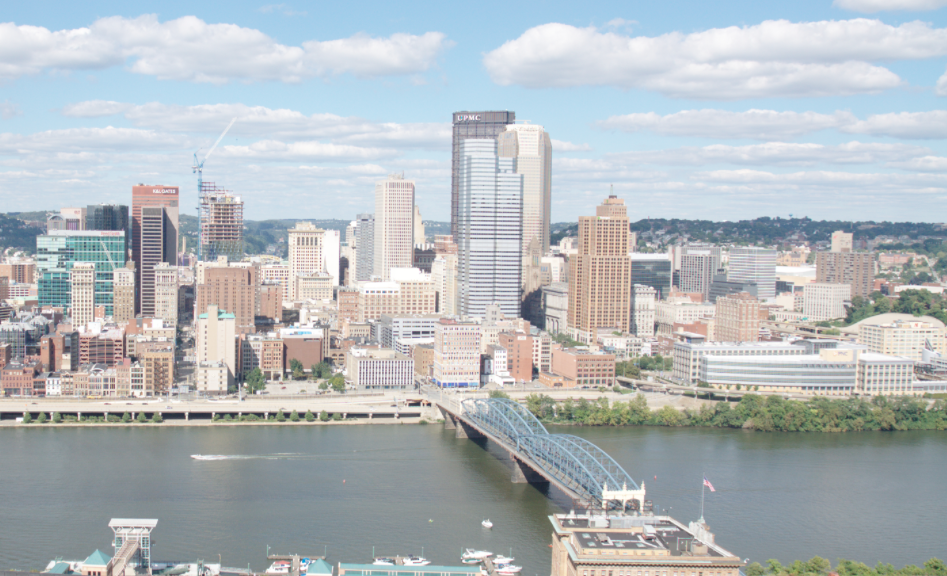
#> input picture ee046746_hw3_homographies/code/data/incline_L.png, 947 x 576 px
$ python my_homography.py
#> lines starting #> are read from the running program, lines starting #| are printed output that depends on the picture
import numpy as np
import matplotlib.pyplot as plt
import cv2
import scipy
from matplotlib import pyplot as plt


#Add imports if needed:
from scipy.io import savemat, loadmat
import pickle
#end imports


#Add extra functions here:
# [8 lines left out: function translate_points, not called in this run]


def stitch_our_points(im1, im2, p1, p2, return_im1_trans=False, ransach=False):
    if ransach:
        H2to1 = ransacH(7, p1, p2)
    else:
        H2to1 = computeH(p1, p2)

    interp_method = cv2.INTER_CUBIC
    im1_warp, warped_image_translation = warpH(im1, H2to1, interp_method)

    stitched = imageStitching(im2, im1_warp, warped_image_translation, return_im1_trans)
    return stitched


def stitch_sift(im1, im2, threshold=0.4, k_matches=None, mask1=None, mask2=None, return_im1_trans=False, ransach=False):
    p1, p2 = getPoints_SIFT(im1, im2, threshold, k_matches, mask1, mask2)

    if ransach:
        H2to1 = ransacH(4, p1, p2)
    else:
        H2to1 = computeH(p1, p2)
    interp_method = cv2.INTER_CUBIC
    im1_warp, warped_image_translation = warpH(im1, H2to1, interp_method)

    stitched = imageStitching(im2, im1_warp, warped_image_translation, return_im1_trans)
    return stitched


def stitch_incline_our_points():
    im1 = cv2.cvtColor(cv2.imread('data/incline_L.png'), cv2.COLOR_BGR2RGB)
    im2 = cv2.cvtColor(cv2.imread('data/incline_R.png'), cv2.COLOR_BGR2RGB)
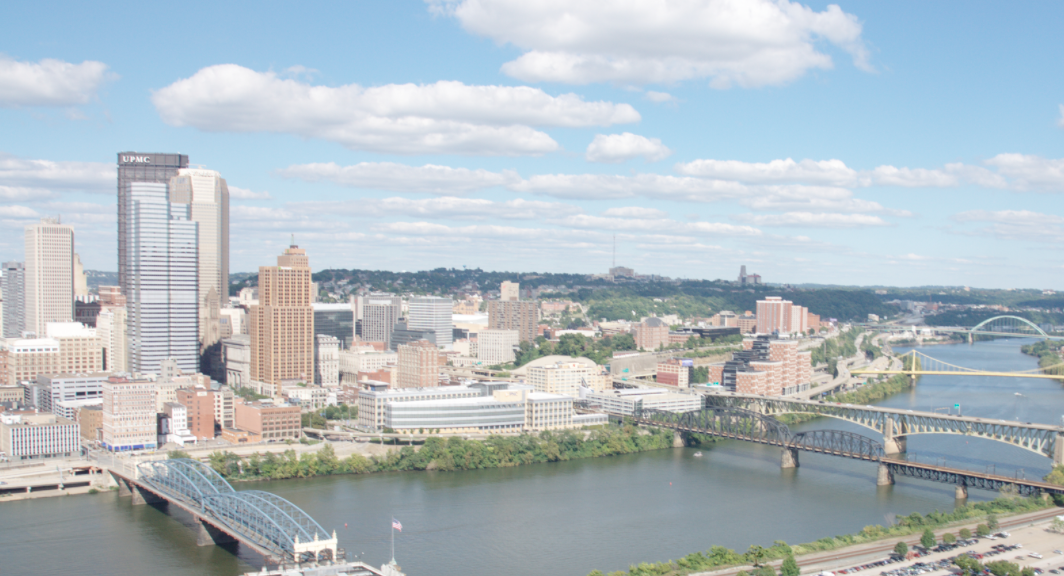
#> input picture ee046746_hw3_homographies/code/data/incline_R.png, 1064 x 576 px

    # p1, p2 = getPoints(im1, im2, 8)
    points_mat = loadmat('my_data/homography_points.mat')
#> (reads ee046746_hw3_homographies/code/my_data/homography_points.mat from the repository)
    p1 = points_mat['p1']
    p2 = points_mat['p2']

    stitched = stitch_our_points(im1, im2, p1, p2)
#> in warpH, `warp_im1 = cv2.warpPerspective(im1, H, dsize=(bwidth, bheight), flags=..`:
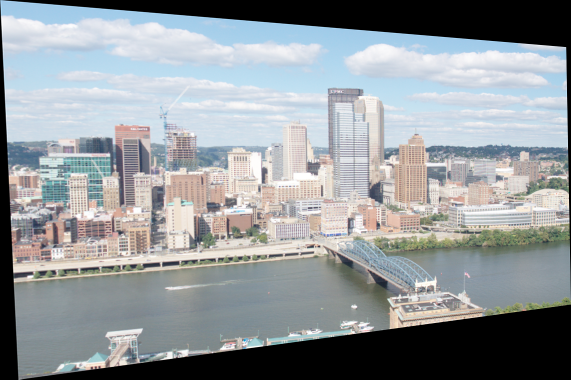
#> warp_im1: shape (759, 1142, 3) (shown at 1/2 size); mean R, G, B 147, 152.4, 155.7
#> in stitch_our_points, `im1_warp, warped_image_translation = warpH(im1, H2to1, interp_method)`: warped_image_translation = (23, 538)
#> in imageStitching, `im1_x = warped_image_translation[1]`: im1_x = 538
#> in imageStitching, `im1_y = warped_image_translation[0]`: im1_y = 23
#> in imageStitching, `max_y = max(im1_y + img1.shape[0], im2_y + wrap_img2.shape[0])`: max_y = 759
#> in imageStitching, `max_x = max(im1_x + img1.shape[1], im2_x + wrap_img2.shape[1])`: max_x = 1602
#> in imageStitching, `panoImg = panoImg[:max_y, :max_x]`:
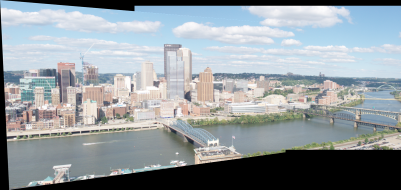
#> panoImg: shape (759, 1602, 3) (shown at 1/4 size); mean R, G, B 147.9, 155.6, 160.1
    plt.imshow(stitched)
    plt.show()


def stitch_incline_sift():
    im1 = cv2.cvtColor(cv2.imread('data/incline_L.png'), cv2.COLOR_BGR2RGB)
    im2 = cv2.cvtColor(cv2.imread('data/incline_R.png'), cv2.COLOR_BGR2RGB)

    stitched = stitch_sift(im1, im2)
#> in getPoints_SIFT, `kp1, des1 = sift.detectAndCompute(im1, mask1)`: kp1 = 4885 keypoints; strongest (x, y, size): (180, 415, 5.6), (193, 415, 5.6), (417, 403, 4.7), (207, 415, 5.7)
#> in getPoints_SIFT, `kp2, des2 = sift.detectAndCompute(im2, mask2)`: kp2 = 4621 keypoints; strongest (x, y, size): (99, 471, 3.3), (85, 471, 5.2), (87, 483, 3.5), (22, 489, 4.7)
#> in getPoints_SIFT, `matches = bf_matcher.knnMatch(des1, des2, k=2)`: matches = 4885 matches
#> after the loop in getPoints_SIFT, `for m, n in matches:`: p1 = 879 pairs, first value 362.4 to 938.2, second value 112.6 to 523.4; p2 = 879 pairs, first value 14.79 to 591.6, second value 154.5 to 567.2
#> in computeH (call 2), `p1_homo = np.concatenate([p1, np.ones((p1.shape[0], 1))], axis=1)`: p1_homo = 879 rows, first 8: [638.8, 300.3, 1], [656.1, 219.6, 1], [561.4, 259.4, 1], [648.7, 267.2, 1], [721.4, 362.8, 1], [700.9, 218.4, 1], [627.9, 317.4, 1], [645.5, 376.1, 1]
#> in computeH (call 2), `a_6to8 = - p1_tiled * p2_as_col`: a_6to8 = 1758 rows, first 8: [-206159.3, -96926.5, -322.7], [-223823.6, -105231.5, -350.4], [-221833.5, -74254.3, -338.1], [-177212.7, -59318.4, -270.1], [-135860.8, -62775.8, -242], [-174467, -80614.2, -310.8], [-215290.8, -88667.1, -331.9], [-205887.5, -84794.4, -317.4]
#> in stitch_sift, `H2to1 = computeH(p1, p2)`: H2to1 = [[-0.00275, -9.99e-05, 0.999], [-0.000264, -0.00246, 0.0501], [-9.66e-07, -4.91e-08, -0.00181]]
#> call 2 of warpH, with H = array of shape (3, 3), interp_method = 2
#> in warpH (call 2), `corners = cv2.perspectiveTransform(np.float32([corners]), H)[0]`: corners = [[-550.6, -27.61], [-511, 740.8], [604.1, 585.9], [589.2, 73.26]]
#> in warpH (call 2), `bx, by, bwidth, bheight = cv2.boundingRect(corners)`: bx = -551; by = -28; bwidth = 1156; bheight = 769
#> in warpH (call 2), `tH = np.array([[1, 0, -bx], [0, 1, -by], [0, 0, 1]],)`: tH = [[1, 0, 551], [0, 1, 28], [0, 0, 1]]
#> in warpH (call 2), `H = tH @ H`: H = [[-0.00329, -0.000127, -0.000708], [-0.000291, -0.00246, -0.000703], [-9.66e-07, -4.91e-08, -0.00181]]
#> in warpH (call 2), `warp_im1 = cv2.warpPerspective(im1, H, dsize=(bwidth, bheight), flags=..`:
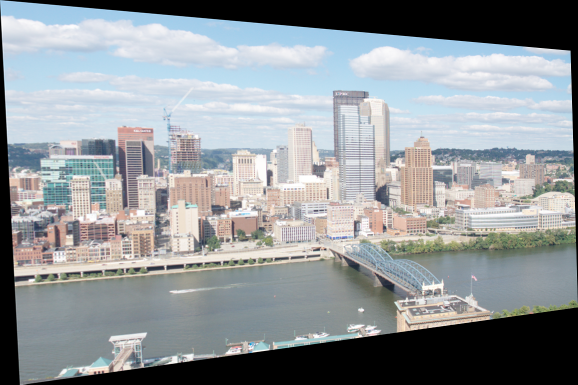
#> warp_im1: shape (769, 1156, 3) (shown at 1/2 size); mean R, G, B 145.6, 150.9, 154.3
#> in stitch_sift, `im1_warp, warped_image_translation = warpH(im1, H2to1, interp_method)`: warped_image_translation = (28, 551)
#> call 2 of imageStitching, with warped_image_translation = (28, 551), return_im1_trans = False
#> in imageStitching (call 2), `im1_x = warped_image_translation[1]`: im1_x = 551
#> in imageStitching (call 2), `im1_y = warped_image_translation[0]`: im1_y = 28
#> in imageStitching (call 2), `panoImg[im2_y:im2_y + wrap_img2.shape[0], im2_x:im2_x + wrap_img2.shap..`:
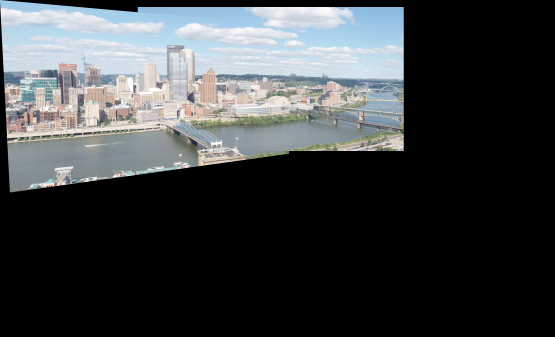
#> panoImg: shape (1345, 2220, 3) (shown at 1/4 size); mean R, G, B 60.8, 64, 65.9
#> in imageStitching (call 2), `max_y = max(im1_y + img1.shape[0], im2_y + wrap_img2.shape[0])`: max_y = 769
#> in imageStitching (call 2), `max_x = max(im1_x + img1.shape[1], im2_x + wrap_img2.shape[1])`: max_x = 1615
    plt.imshow(stitched)
    plt.show()


def stitch_beach_sift(ransach=False):
#> called with ransach = False
    beach_images = []
    for i in range(1, 6):
        im = cv2.imread('data/beach' + str(i) + '.jpg')
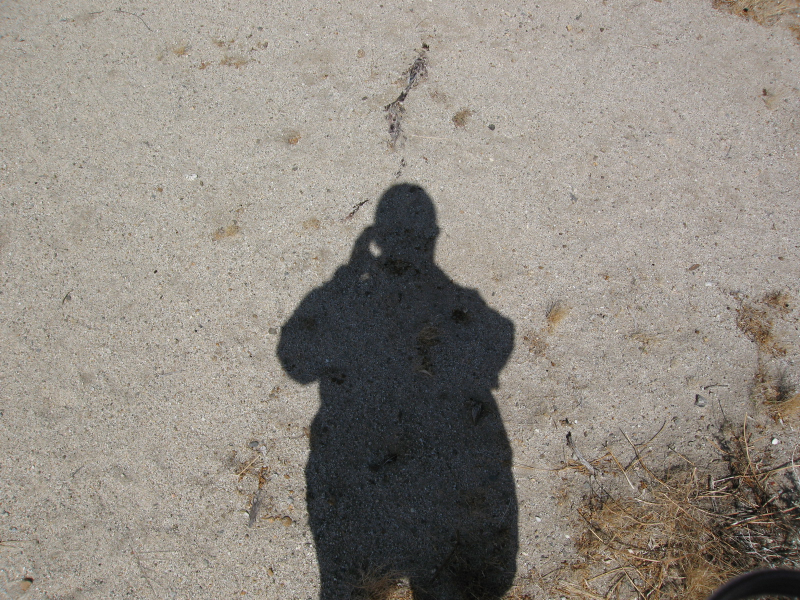
#> input picture ee046746_hw3_homographies/code/data/beach1.jpg, 1600 x 1200 px (shown at 1/2 size)
#> im is the input picture: shape (1200, 1600, 3); mean B, G, R 130.3, 138.5, 144.7
        im = cv2.cvtColor(im, cv2.COLOR_BGR2RGB)
        im = cv2.resize(im, (im.shape[0] // 2, im.shape[1] // 2))
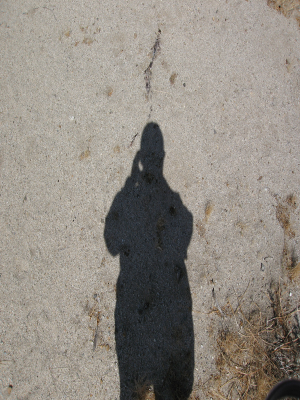
#> im: shape (800, 600, 3) (shown at 1/2 size); mean R, G, B 144.6, 138.4, 130.2
        beach_images.append(im)
#> pass 2 of the loop in stitch_beach_sift, `for i in range(1, 6):`:
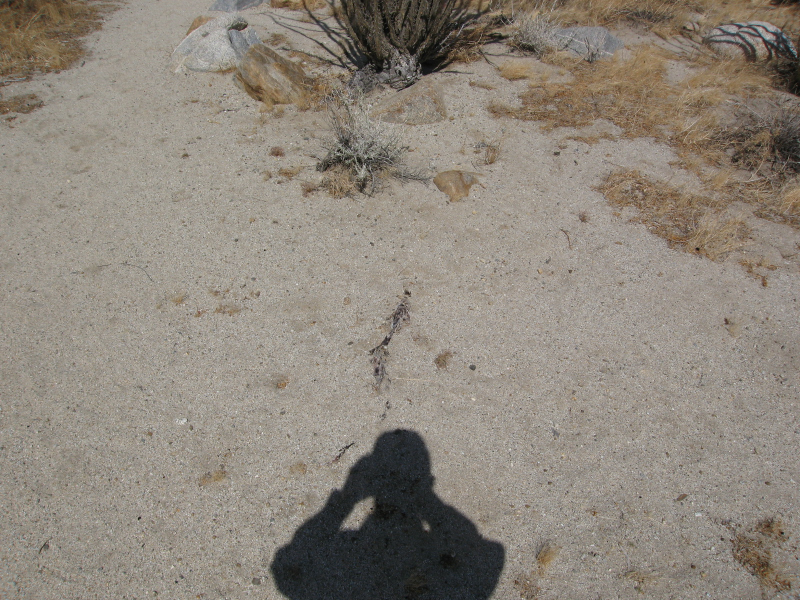
#> input picture ee046746_hw3_homographies/code/data/beach2.jpg, 1600 x 1200 px (shown at 1/2 size)
#> in stitch_beach_sift, im is the input picture: shape (1200, 1600, 3); mean B, G, R 123.1, 133.5, 141.4
#> in stitch_beach_sift, `im = cv2.resize(im, (im.shape[0] // 2, im.shape[1] // 2))`:
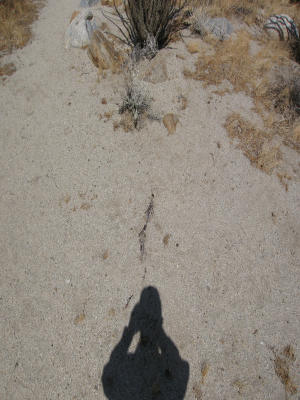
#> im: shape (800, 600, 3) (shown at 1/2 size); mean R, G, B 141.2, 133.3, 122.9
#> pass 3 of the loop in stitch_beach_sift, `for i in range(1, 6):`:
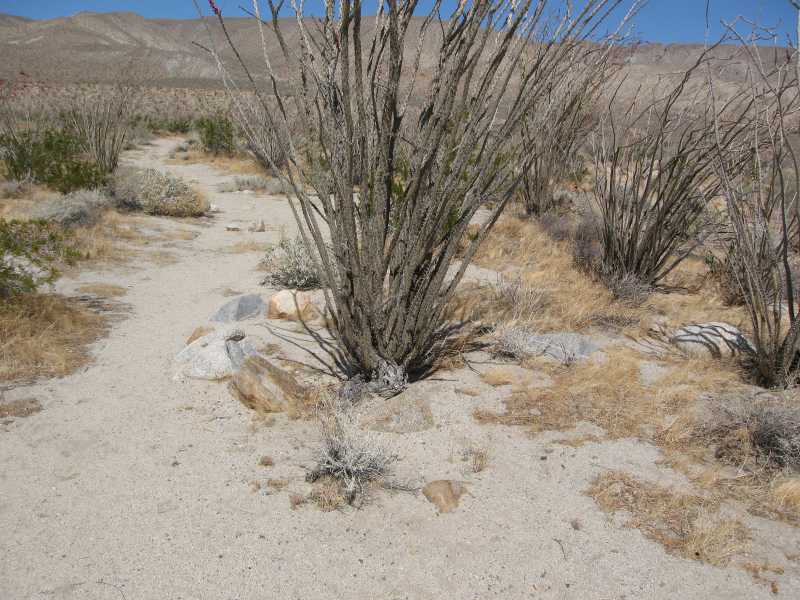
#> input picture ee046746_hw3_homographies/code/data/beach3.jpg, 1600 x 1200 px (shown at 1/2 size)
#> in stitch_beach_sift, im is the input picture: shape (1200, 1600, 3); mean B, G, R 128.9, 140.1, 148.7
#> in stitch_beach_sift, `im = cv2.resize(im, (im.shape[0] // 2, im.shape[1] // 2))`:
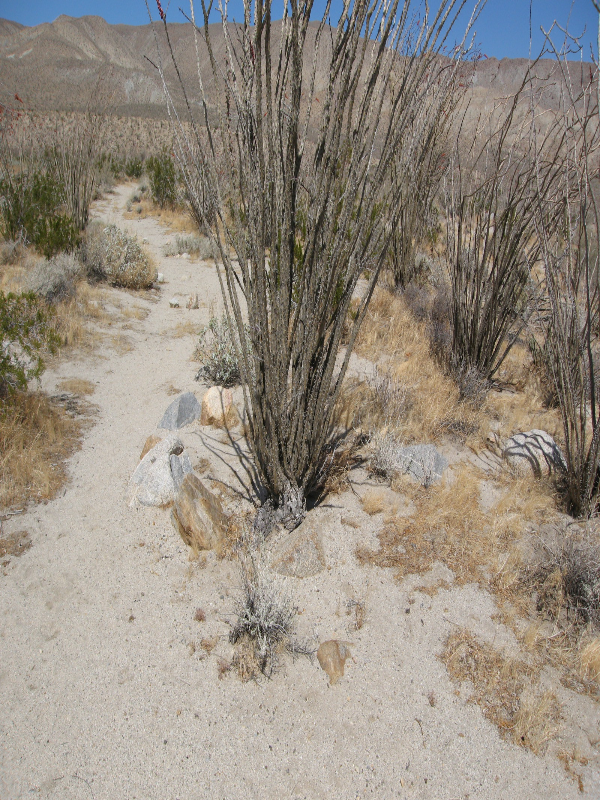
#> im: shape (800, 600, 3); mean R, G, B 148.6, 140, 128.8
#> the loop made 4 passes; the first 3 are shown
    beach_images.reverse()

    stitched_beach_up = stitch_sift(beach_images[0], beach_images[1], threshold=0.5, k_matches=50, ransach=ransach)
    stitched_beach_up = stitch_sift(stitched_beach_up, beach_images[2], threshold=0.5, k_matches=50, ransach=ransach)
    # plt.imshow(stitched_beach_up)
    # plt.show()
    stitched_beach_down = stitch_sift(beach_images[4], beach_images[3], threshold=0.5, k_matches=50, ransach=ransach)
    stitched_beach_down = stitch_sift(stitched_beach_down, beach_images[2], threshold=0.5, k_matches=50, ransach=ransach)
    # plt.imshow(stitched_beach_down)
    # plt.show()

    stitched_beach = stitch_sift(stitched_beach_up, stitched_beach_down, threshold=0.5, k_matches=50, ransach=ransach)
    plt.imshow(stitched_beach)
    plt.show()


# [114 lines left out: functions stitch_sintra_sift, stitch_beach_points, stitch_sintra_points, stitch_my_images, getPoints, not called in this run]


def computeH(p1, p2):
    assert (p1.shape[1] == p2.shape[1])
    assert (p1.shape[0] == 2)

    p1 = p1.T
    p2 = p2.T

    # six first columns of a are built of two sparse p1 matrices
    p1_homo = np.concatenate([p1, np.ones((p1.shape[0], 1))], axis=1)
    p1_homo_sparse = np.zeros(( 2*p1_homo.shape[0], 3))
    p1_homo_sparse[::2] = p1_homo
    p1_homo_sparse_offb1 = np.zeros_like(p1_homo_sparse)
    p1_homo_sparse_offb1[1::2] = p1_homo

    p1_tiled = p1_homo_sparse_offb1 + p1_homo_sparse
    p2_as_col = p2.reshape(-1, 1)
    # tree last columns are built of the following product:
    a_6to8 = - p1_tiled * p2_as_col

    # build A matrix:
    a = np.concatenate((p1_homo_sparse, p1_homo_sparse_offb1, a_6to8), axis=1)

    # find h using SVD:
    U, D, V = np.linalg.svd(a, False)
    h = V.T[:, -1]
    H2to1 = h.reshape(3, 3)

    return H2to1


def warpH(im1, H, interp_method=cv2.INTER_LINEAR):
    # find the corners of the warped image:
    height, width = im1.shape[:2]
    corners = np.array([
        [0, 0],
        [0, height - 1],
        [width - 1, height - 1],
        [width - 1, 0]
    ])
    corners = cv2.perspectiveTransform(np.float32([corners]), H)[0]

    # find bounding box for corners:
    bx, by, bwidth, bheight = cv2.boundingRect(corners)

    # add translation to H:
    tH = np.array([[1, 0, -bx],
                   [0, 1, -by],
                   [0, 0, 1]],)
    H = tH @ H

    # warp image:
    warp_im1 = cv2.warpPerspective(im1, H, dsize=(bwidth, bheight), flags=interp_method)

    return warp_im1, (-by, -bx)


def imageStitching(img1, wrap_img2, warped_image_translation, return_im1_trans=False):
    panoImg = np.zeros((img1.shape[0] + wrap_img2.shape[0],
                        img1.shape[1] + wrap_img2.shape[1],
                        3),
                       dtype=np.uint8)

    # if im2 was translated right or down, then image 1 has to be translated there too,
    # if it was translated left or up, it should be translated back
    if warped_image_translation[1] >= 0:
        im2_x = 0
        im1_x = warped_image_translation[1]
    else:
        im2_x = -warped_image_translation[1]
        im1_x = 0

    if warped_image_translation[0] >= 0:
        im2_y = 0
        im1_y = warped_image_translation[0]
    else:
        im2_y = -warped_image_translation[0]
        im1_y = 0

    panoImg[im1_y:im1_y + img1.shape[0], im1_x:im1_x + img1.shape[1]] =\
        np.maximum(img1, panoImg[im1_y:im1_y + img1.shape[0], im1_x:im1_x + img1.shape[1]])
    panoImg[im2_y:im2_y + wrap_img2.shape[0], im2_x:im2_x + wrap_img2.shape[1]] =\
        np.maximum(wrap_img2, panoImg[im2_y:im2_y + wrap_img2.shape[0], im2_x:im2_x + wrap_img2.shape[1]])

    # clear black space:
    max_y = max(im1_y + img1.shape[0], im2_y + wrap_img2.shape[0])
    max_x = max(im1_x + img1.shape[1], im2_x + wrap_img2.shape[1])
    panoImg = panoImg[:max_y, :max_x]

    if return_im1_trans:
        return panoImg, (im1_y, im1_x)
    else:
        return panoImg


# [21 lines left out: function ransacH, not called in this run]


def getPoints_SIFT(im1, im2, dist_thresh=0.4, k_matches=None, mask1=None, mask2=None):

    sift = cv2.SIFT_create()
    kp1, des1 = sift.detectAndCompute(im1, mask1)
    kp2, des2 = sift.detectAndCompute(im2, mask2)

    # index_params = dict(algorithm=1, trees=5)
    # search_params = dict(checks=50)
    bf_matcher = cv2.BFMatcher()
    matches = bf_matcher.knnMatch(des1, des2, k=2)

    matches = sorted(matches, key=lambda x: x[0].distance)

    p1 = []
    p2 = []
    for m, n in matches:
        if k_matches and len(p1) >= k_matches:
            break
        if m.distance < dist_thresh * n.distance:
            p1.append(kp1[m.queryIdx].pt)
            p2.append(kp2[m.trainIdx].pt)

    return np.array(p1).T, np.array(p2).T


if __name__ == '__main__':
    print('my_homography')

    stitch_incline_our_points()
    stitch_incline_sift()

#> (the run stopped early here; a loop or call above may not have finished)
